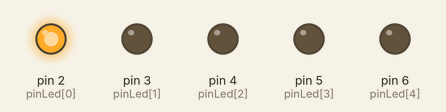
Bench run of a sketch on a simulated Arduino Uno, built with avr-gcc and run on an emulated ATmega328P. Shown: output pins drawn as LEDs (lit = HIGH).

Above: at 1.12 s.
At 3.09 s:
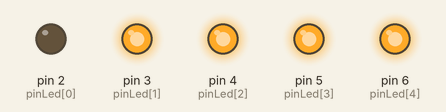
At 3.27 s:
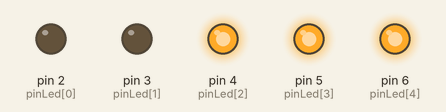
At 3.45 s:
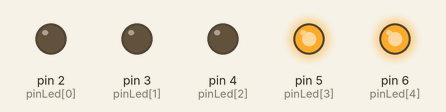
At 3.87 s:
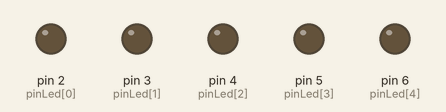
At 7.38 s:
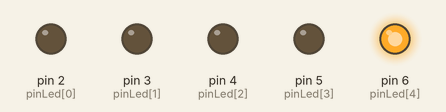
Timing chart, 0 to 8.6 s (numbered marks = the images above):
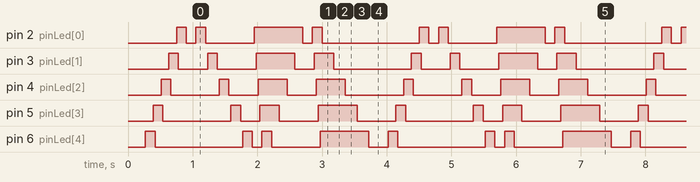

The sketch:

GuirLed.ino
```cpp
int pinLed[5]={2,3,4,5,6};

boolean affichage[25][5]={0,0,0,0,0,
                          0,0,0,0,1,
                          0,0,0,1,0,
                          0,0,1,0,0,
                          0,1,0,0,0,
                          1,0,0,0,0,
                          0,0,0,0,0,
                          1,0,0,0,0,
                          0,1,0,0,0,
                          0,0,1,0,0,
                          0,0,0,1,0,
                          0,0,0,0,1,
                          0,0,0,0,0,
                          1,1,1,1,1,
                          1,1,1,1,0,
                          1,1,1,0,0,
                          1,1,0,0,0,
                          1,0,0,0,0,
                          0,0,0,0,0,
                          1,1,1,1,1,
                          0,1,1,1,1,
                          0,0,1,1,1,
                          0,0,0,1,1,
                          0,0,0,0,1,
                          0,0,0,0,0};

void setup()
{
  for (int i=0; i<5; i++)
  {
  pinMode(pinLed[i], OUTPUT);
  digitalWrite(pinLed[i], LOW);
  }
}

void loop()
{
  for (int i=0; i<25; i++)
  {
    for (int p=0; p<5; p++)
    {
    digitalWrite(pinLed[p],affichage[i][p]);
    delay(30);
    }
  }
 }
```

Measured:
- by itself, pin 2 (pinLed[0]): repeats every 3.8 s: LOW 0.15 s, HIGH 0.15 s, LOW 0.75 s, HIGH 0.75 s, LOW 0.15 s, HIGH 0.15 s, LOW 1.5 s, HIGH 0.15 s
- by itself, pin 3 (pinLed[1]): repeats every 3.8 s: LOW 0.45 s, HIGH 0.15 s, LOW 0.60 s, HIGH 0.60 s, LOW 0.30 s, HIGH 0.30 s, LOW 1.2 s, HIGH 0.15 s
- by itself, pin 4 (pinLed[2]): repeats every 3.8 s: LOW 0.75 s, HIGH 0.15 s, 2 × (LOW 0.45 s, HIGH 0.45 s), LOW 0.90 s, HIGH 0.15 s
- by itself, pin 5 (pinLed[3]): repeats every 3.8 s: LOW 1.1 s, HIGH 0.15 s, LOW 0.30 s, HIGH 0.30 s, LOW 0.60 s, HIGH 0.60 s, LOW 0.60 s, HIGH 0.15 s
- by itself, pin 6 (pinLed[4]): repeats every 3.8 s: LOW 1.4 s, HIGH 0.15 s, LOW 0.15 s, HIGH 0.15 s, LOW 0.75 s, HIGH 0.75 s, LOW 0.30 s, HIGH 0.15 s
